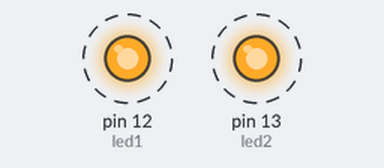
Recording of a sketch running on a simulated Arduino Uno, built with avr-gcc and run on an emulated ATmega328P. On the bench: output pins drawn as LEDs (lit = HIGH). Dashed ring = blinking.

Above: at 0.2 s.
Timing chart, 0 to 3.0 s (numbered marks = the images above):
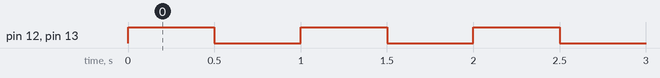

Measured:
- by itself, pin 12 (led1), pin 13 (led2): alternates HIGH for 0.50 s and LOW for 0.50 s

The sketch:

desafio1.ino
```cpp
int led1 = 12;
int led2 = 13;

void setup(){
    pinMode(led1, OUTPUT);
    pinMode(led2, OUTPUT);
}

void loop(){
    digitalWrite(led1, HIGH);
    digitalWrite(led2, HIGH);
    delay(500);

    digitalWrite(led1, LOW);
    digitalWrite(led2, LOW);
    delay(500);
}
```
